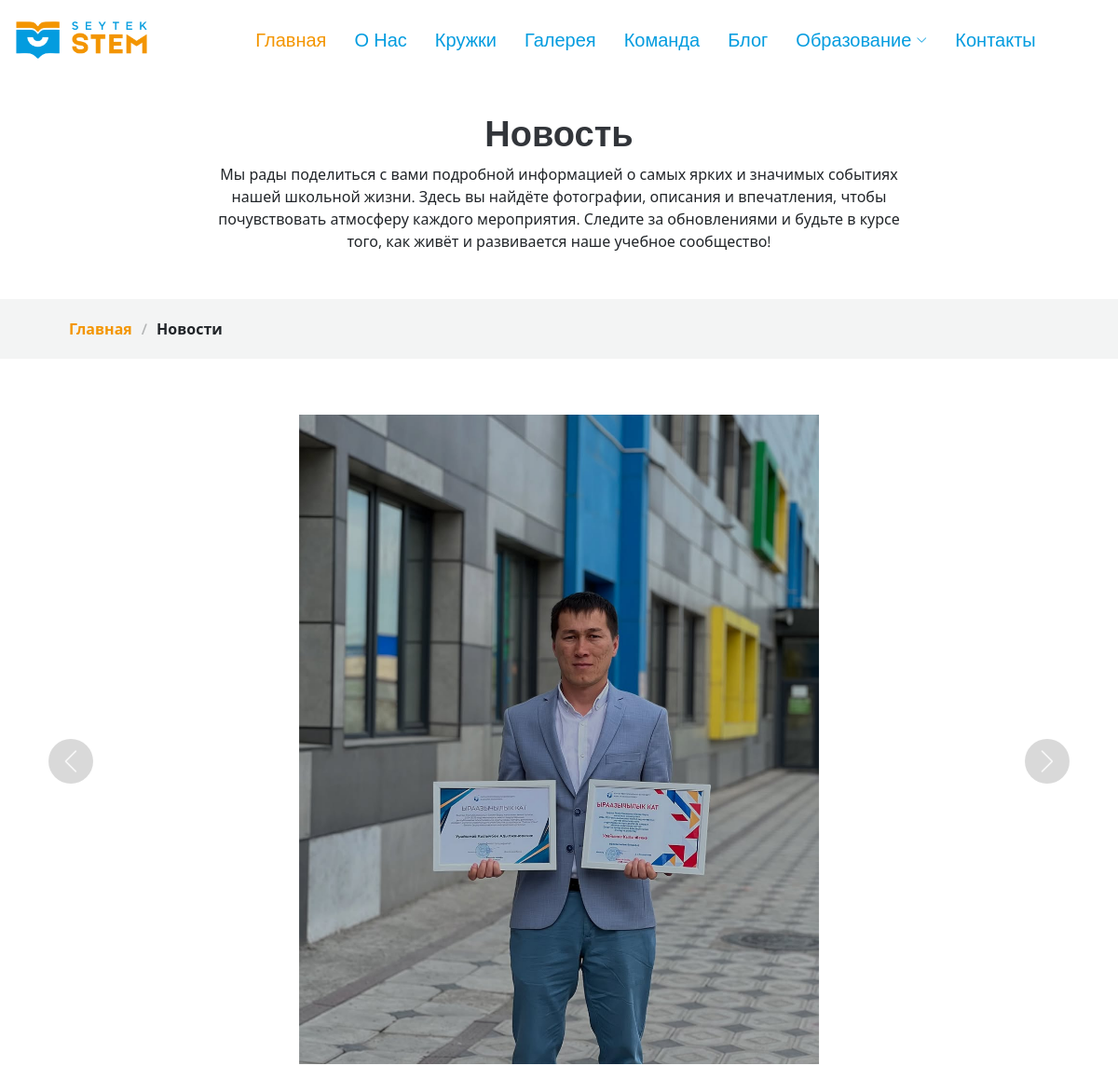
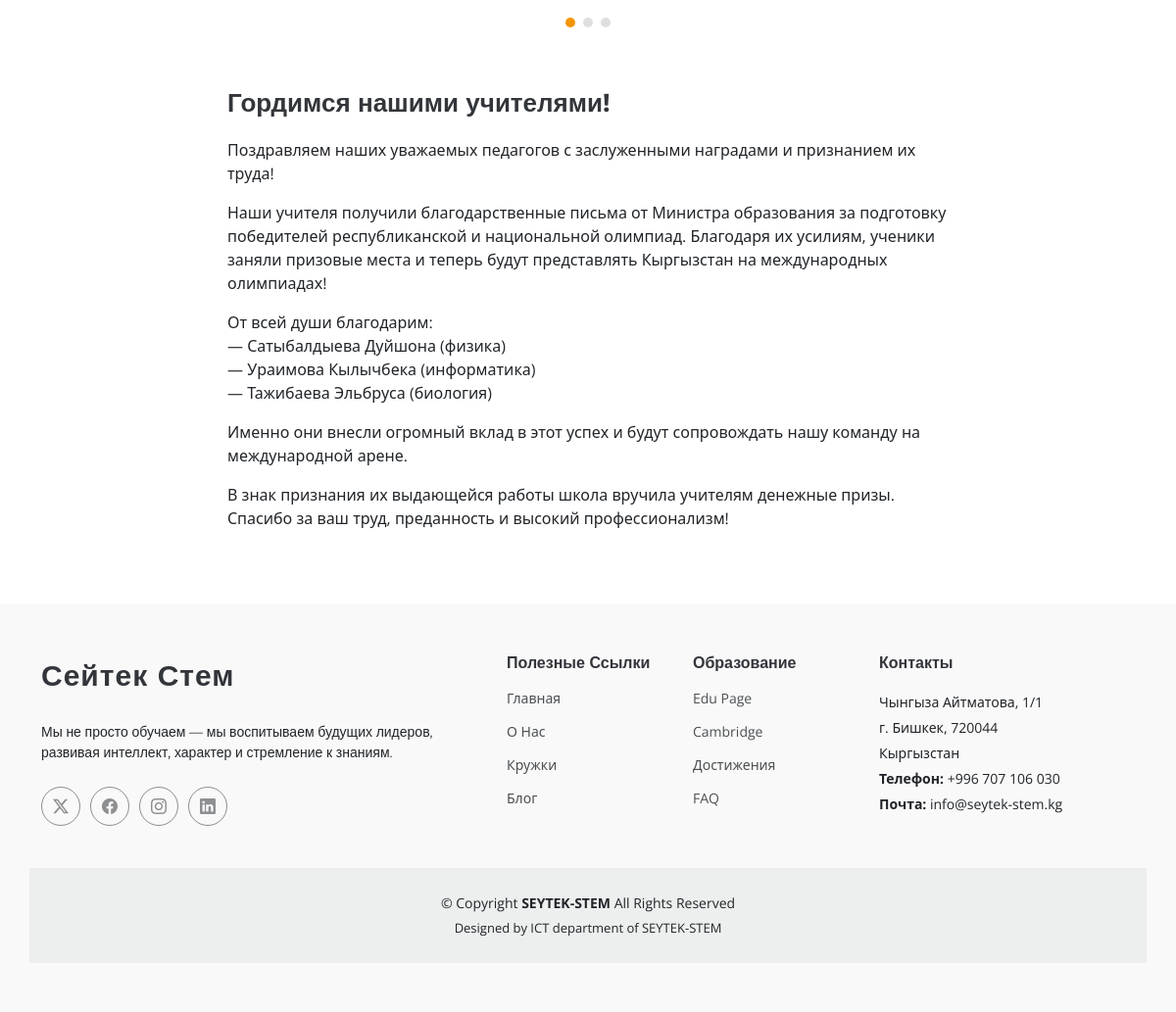
The page /blog-details/7/ on the database its author committed (2 pictures, top to bottom).
### app/models.py (models this page shows, shortened)
class BlogImages(models.Model):
    blog = models.ForeignKey(BlogPost, on_delete=models.CASCADE, related_name='images')
    images = models.ImageField(upload_to='images/')

class BlogPost(models.Model):
    title = models.CharField(max_length=200)
    content = models.TextField()
    category = models.ForeignKey(BlogCategory, on_delete=models.SET_NULL, null=True, blank=True, related_name='posts')
    created_at = models.DateTimeField(default=timezone.now)
    updated_at = models.DateTimeField(auto_now=True)
    class Meta:
        verbose_name = "Новости"
        verbose_name_plural = "Новости"

### app/views.py (the view)
# urls.py: path('blog-details/<int:pk>/', BlogDetailsView.as_view(), name="blog-details"),
class BlogDetailsView(DetailView):
    model = BlogPost
    template_name = "blog-details.html"
    context_object_name = "post"

### app/templates/blog-details.html (shortened to what this page needs)
{% extends "base.html" %}
{% load static %}
{% block body %}
  <main class="main">
    <div class="page-title" data-aos="fade">
      <div class="heading">
        <div class="container">
          <div class="row d-flex justify-content-center text-center">
            <div class="col-lg-8">
              <h1>Новость</h1>
              <p class="mb-0">Мы рады поделиться с вами подробной информацией о самых ярких и значимых событиях нашей школьной жизни. Здесь вы найдёте фотографии, описания и впечатления, чтобы почувствовать атмосферу каждого мероприятия. Следите за обновлениями и будьте в курсе того, как живёт и развивается наше учебное сообщество!</p>
            </div>
          </div>
        </div>
      </div>
      <nav class="breadcrumbs">
        <div class="container">
          <ol>
            <li><a href="{% url 'index' %}">Главная</a></li>
            <li class="current">Новости</li>
          </ol>
        </div>
      </nav>
    </div>
    <section id="portfolio-details" class="portfolio-details section">
      <div class="container" data-aos="fade-up">
        <div class="portfolio-details-slider swiper init-swiper">
          <div class="swiper-wrapper align-items-center">
            {% for image in post.images.all %}
            <div class="swiper-slide">
                <img src="{{ image.images.url }}" alt="{{ post.title }}">
            </div>
            {% endfor %}
            </div>
          <div class="swiper-button-prev"></div>
          <div class="swiper-button-next"></div>
          <div class="swiper-pagination"></div>
        </div>
        <div class="row justify-content-between gy-4 mt-4">
          <div class="col-lg-8 mx-auto" data-aos="fade-up">
                <div class="portfolio-description ">
                    <h2>{{ post.title }}</h2>
                    <p>{{ post.content|linebreaks }}</p>
                </div>
          </div>
        </div>
        </div>
    </section>
  </main>
{% endblock body %}

### app/static/assets/css/main.css (style rules this page uses)
:root { --default-font: "Open Sans", system-ui, -apple-system, "Segoe UI", Roboto, "Helvetica Neue", Arial, "Noto Sans", "Liberation Sans", sans-serif, "Apple Color Emoji", "Segoe UI Emoji", "Segoe UI Symbol", "Noto Color Emoji"; --heading-font: "Montserrat", sans-serif; --nav-font: "Poppins", sans-serif; }
:root { --background-color: #ffffff; --default-color: #212529; --heading-color: #32353a; --accent-color: #F39501; --surface-color: #ffffff; --contrast-color: #ffffff; }
:root { --nav-color: #039CDF; --nav-hover-color: #F39501; --nav-mobile-background-color: #ffffff; --nav-dropdown-background-color: #ffffff; --nav-dropdown-color: #039CDF; --nav-dropdown-hover-color: #F39501; }
:root { scroll-behavior: smooth; }
body { color: var(--default-color); background-color: var(--background-color); font-family: var(--default-font); padding-top: 70px; }
a { color: var(--accent-color); text-decoration: none; transition: 0.3s; }
h1, h2, h3, h4, h5, h6 { color: var(--heading-color); font-family: var(--heading-font); }
.page-title { color: var(--default-color); background-color: var(--background-color); position: relative; }
.page-title .heading { padding: 50px 0; border-top: 1px solid color-mix(in srgb, var(--default-color), transparent 90%); }
.page-title .heading h1 { font-size: 38px; font-weight: 700; }
.page-title nav { background-color: color-mix(in srgb, var(--default-color), transparent 95%); padding: 20px 0; }
.page-title nav ol { display: flex; flex-wrap: wrap; list-style: none; margin: 0; font-size: 16px; font-weight: 600; }
.page-title nav ol li+li { padding-left: 10px; }
.page-title nav ol li+li::before { content: "/"; display: inline-block; padding-right: 10px; color: color-mix(in srgb, var(--default-color), transparent 70%); }
section, .section { color: var(--default-color); background-color: var(--background-color); padding: 60px 0; scroll-margin-top: 98px; overflow: clip; }
.portfolio-details .swiper-slide { display: flex; justify-content: center; align-items: center; }
.portfolio-details .swiper-slide img { max-width: 50%; max-height: 50%; object-fit: contain; }
.portfolio-details .swiper-wrapper { height: auto; }
.portfolio-details .swiper-button-prev, .portfolio-details .swiper-button-next { width: 48px; height: 48px; }
.portfolio-details .swiper-button-prev:after, .portfolio-details .swiper-button-next:after { color: rgba(255, 255, 255, 0.8); background-color: rgba(0, 0, 0, 0.15); font-size: 24px; border-radius: 50%; width: 48px; height: 48px; display: flex; align-items: center; justify-content: center; transition: 0.3s; }
.portfolio-details .swiper-pagination { margin-top: 20px; position: relative; }
.portfolio-details .portfolio-description h2 { font-size: 26px; font-weight: 700; margin-bottom: 20px; }
.portfolio-details .portfolio-description p { padding: 0; }

### rows shown on the page
BlogImages: images (picture)
BlogPost: title "Гордимся нашими учителями!", content "Поздравляем наших уважаемых педагогов с заслуженными наградами и признанием их труда! Наши учителя получили благодарственные письма от Министра образования за подготовку победителей республиканской и национальной олимпиад. Благодаря их усилиям, ученики заняли призовые места и теперь будут представлять Кыргызстан на международных олимпиадах! От всей души благодарим: — Сатыбалдыева Дуйшона (физика) — Ураимова Кылычбека (информатика) — Тажибаева Эльбруса (биология) Именно они внесли огромный вклад в этот успех и будут сопровождать нашу команду на международной арене. В знак признания их выдающейся работы школа вручила учителям денежные призы. Спасибо за ваш труд, преданность и высокий…"
